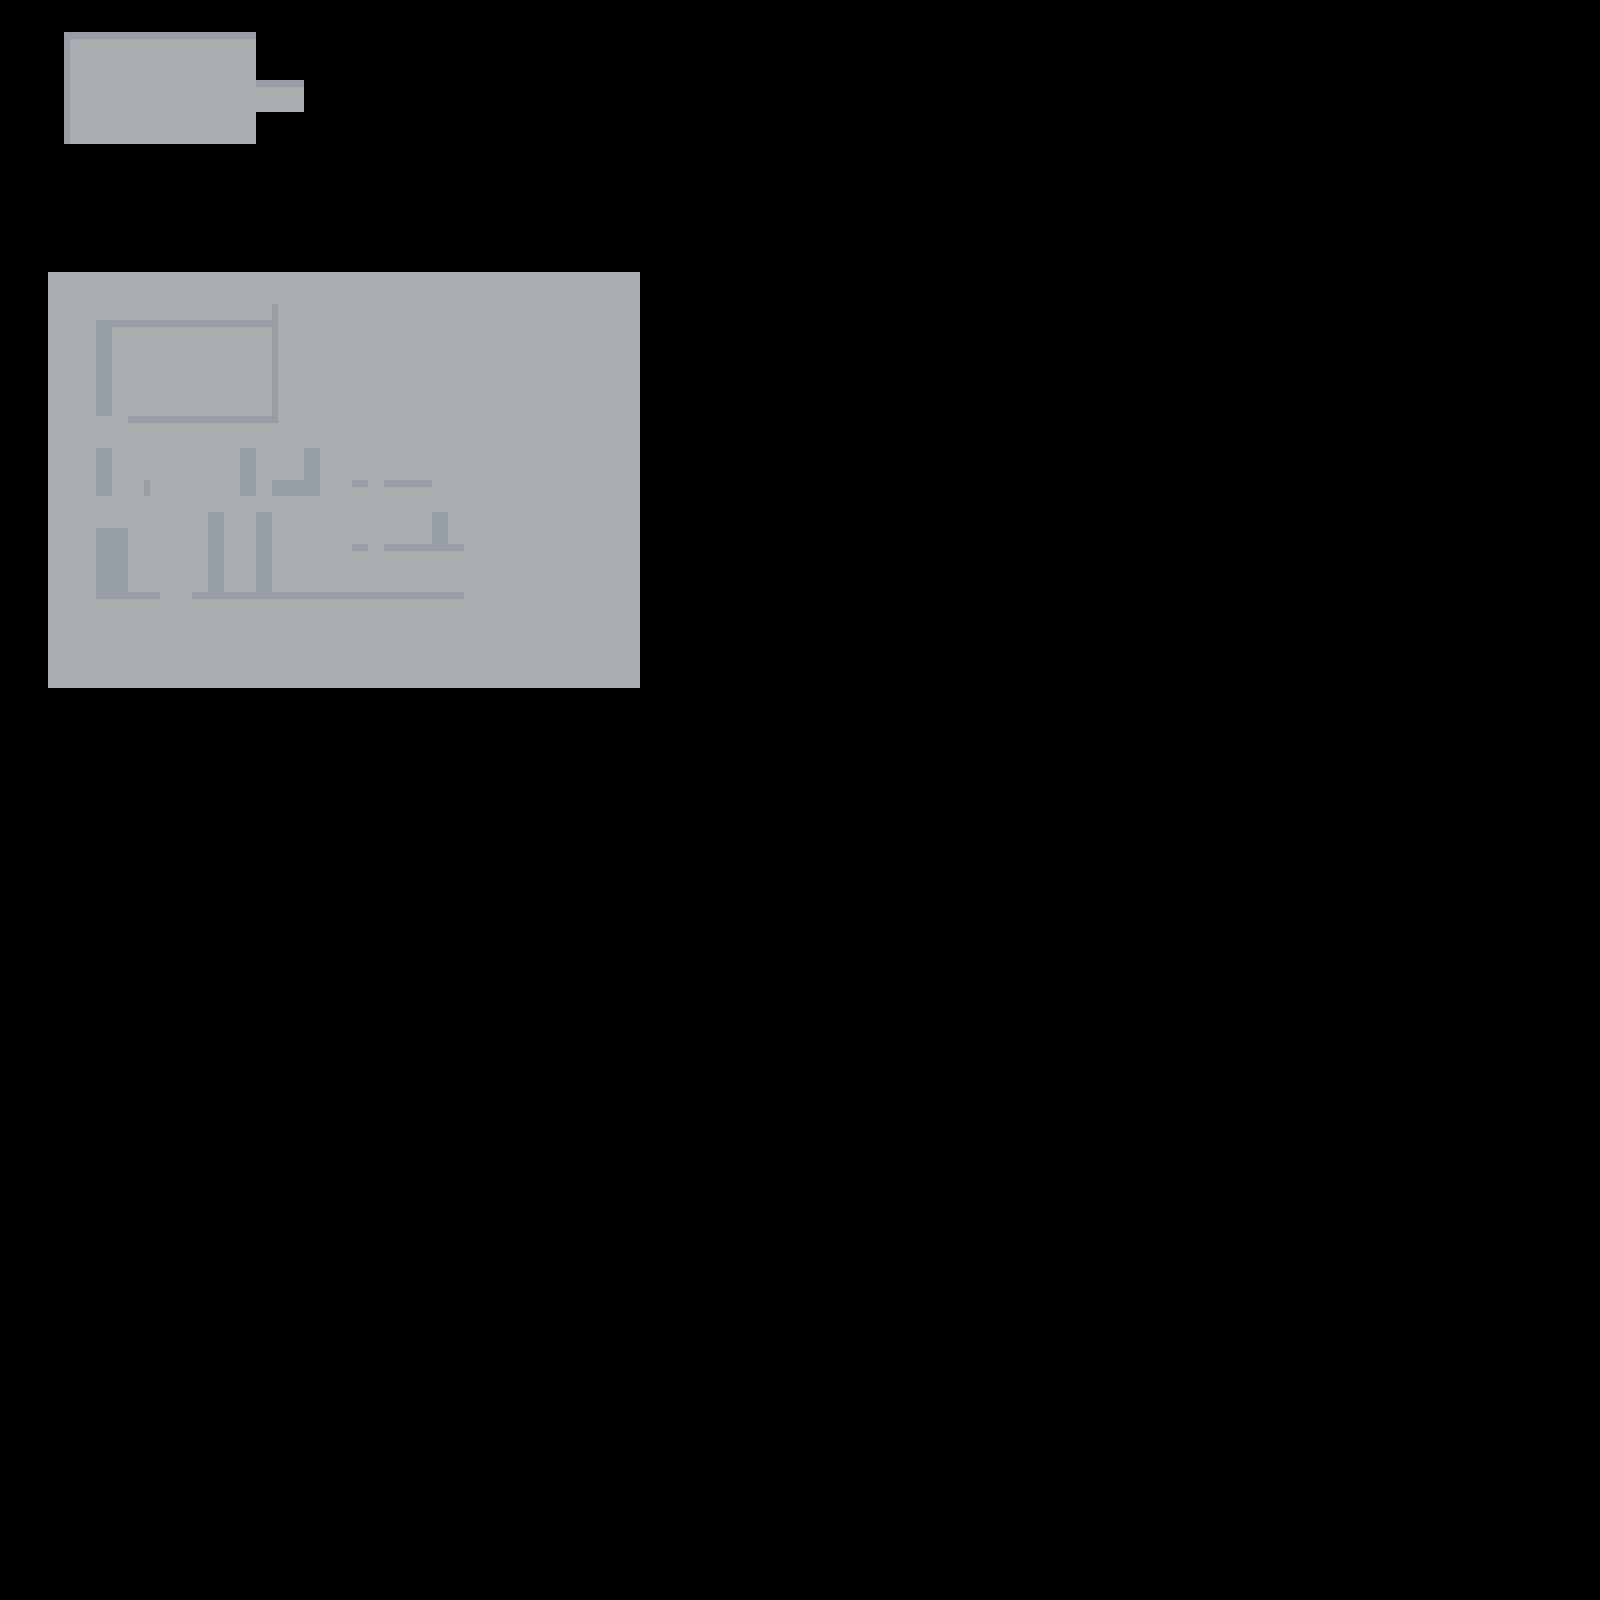

A 2D game scene composited from a Tiled map and its tileset images. What follows is a short description and the map's XML, with each tile layer's data collapsed to a summary:
An orthogonal 100x100 tile map with 16x16 px tiles, 1 tile layer (Tile_Layer_1), 16 tilesets and 162 objects (82x Furniture, 78x Wall, Player, Key).

<map version="1.10" tiledversion="1.10.2" orientation="orthogonal" renderorder="right-down" width="100" height="100" tilewidth="16" tileheight="16" infinite="0" nextlayerid="3" nextobjectid="484">
 <tileset firstgid="1" source="office_floor.tsx" />
 <tileset firstgid="7" source="border_wall.tsx" />
 <tileset firstgid="43" source="furniture_office.tsx" />
 <tileset firstgid="75" source="desk_1.tsx" />
 <tileset firstgid="76" source="icon.tsx" />
 <tileset firstgid="77" source="couch_2_Right.tsx" />
 <tileset firstgid="78" source="extended_desk.tsx" />
 <tileset firstgid="79" source="book_self_1.tsx" />
 <tileset firstgid="80" source="painting_2.tsx" />
 <tileset firstgid="81" source="wall_office.tsx" />
 <tileset firstgid="91" source="desk_2.tsx" />
 <tileset firstgid="92" source="extend_desk_2.tsx" />
 <tileset firstgid="93" source="desk_3.tsx" />
 <tileset firstgid="94" source="desk_4.tsx" />
 <tileset firstgid="95" source="desk_5.tsx" />
 <tileset firstgid="96" source="computer_1.tsx" />
 <layer id="1" name="Tile_Layer_1" width="100" height="100">
  <data>[10000 cells, 1052 non-empty, 6 distinct tile ids]</data>
 </layer>
 <objectgroup id="2" name="object_layer_1">
  <object id="20" name="border_wall_1" type="Wall" gid="7" x="48" y="16" width="16" height="16">
   <properties>
    <property name="hb" type="int" value="16" />
    <property name="offx" type="int" value="9" />
    <property name="offy" type="int" value="0" />
    <property name="wb" type="int" value="7" />
   </properties>
  </object>
  <object id="21" name="border_wall_10" type="Wall" gid="16" x="48" y="32" width="16" height="16">
   <properties>
    <property name="hb" type="int" value="16" />
    <property name="offx" type="int" value="9" />
    <property name="offy" type="int" value="0" />
    <property name="wb" type="int" value="7" />
   </properties>
  </object>
  <object id="22" name="border_wall_10" type="Wall" gid="16" x="48" y="48" width="16" height="16">
   <properties>
    <property name="hb" type="int" value="16" />
    <property name="offx" type="int" value="9" />
    <property name="offy" type="int" value="0" />
    <property name="wb" type="int" value="7" />
   </properties>
  </object>
  <object id="23" name="border_wall_10" type="Wall" gid="16" x="48" y="64" width="16" height="16">
   <properties>
    <property name="hb" type="int" value="16" />
    <property name="offx" type="int" value="9" />
    <property name="offy" type="int" value="0" />
    <property name="wb" type="int" value="7" />
   </properties>
  </object>
  <object id="24" name="border_wall_10" type="Wall" gid="16" x="48" y="80" width="16" height="16">
   <properties>
    <property name="hb" type="int" value="16" />
    <property name="offx" type="int" value="9" />
    <property name="offy" type="int" value="0" />
    <property name="wb" type="int" value="7" />
   </properties>
  </object>
  <object id="25" name="border_wall_10" type="Wall" gid="16" x="48" y="96" width="16" height="16">
   <properties>
    <property name="hb" type="int" value="16" />
    <property name="offx" type="int" value="9" />
    <property name="offy" type="int" value="0" />
    <property name="wb" type="int" value="7" />
   </properties>
  </object>
  <object id="26" name="border_wall_10" type="Wall" gid="16" x="48" y="112" width="16" height="16">
   <properties>
    <property name="hb" type="int" value="16" />
    <property name="offx" type="int" value="9" />
    <property name="offy" type="int" value="0" />
    <property name="wb" type="int" value="7" />
   </properties>
  </object>
  <object id="27" name="border_wall_10" type="Wall" gid="16" x="48" y="128" width="16" height="16">
   <properties>
    <property name="hb" type="int" value="16" />
    <property name="offx" type="int" value="9" />
    <property name="offy" type="int" value="0" />
    <property name="wb" type="int" value="7" />
   </properties>
  </object>
  <object id="28" name="border_wall_10" type="Wall" gid="16" x="48" y="144" width="16" height="16">
   <properties>
    <property name="hb" type="int" value="16" />
    <property name="offx" type="int" value="9" />
    <property name="offy" type="int" value="0" />
    <property name="wb" type="int" value="7" />
   </properties>
  </object>
  <object id="48" name="border_wall_19" type="Wall" gid="25" x="48" y="160" width="16" height="16">
   <properties>
    <property name="hb" type="int" value="6" />
    <property name="offx" type="int" value="9" />
    <property name="offy" type="int" value="0" />
    <property name="wb" type="int" value="7" />
   </properties>
  </object>
  <object id="50" name="border_wall_20" type="Wall" gid="26" x="191" y="193.125" width="16" height="16">
   <properties>
    <property name="hb" type="int" value="7" />
    <property name="offx" type="int" value="0" />
    <property name="offy" type="int" value="0" />
    <property name="wb" type="int" value="16" />
   </properties>
  </object>
  <object id="51" name="border_wall_20" type="Wall" gid="26" x="160" y="160" width="16" height="16">
   <properties>
    <property name="hb" type="int" value="7" />
    <property name="offx" type="int" value="0" />
    <property name="offy" type="int" value="0" />
    <property name="wb" type="int" value="16" />
   </properties>
  </object>
  <object id="52" name="border_wall_20" type="Wall" gid="26" x="176" y="160" width="16" height="16">
   <properties>
    <property name="hb" type="int" value="7" />
    <property name="offx" type="int" value="0" />
    <property name="offy" type="int" value="0" />
    <property name="wb" type="int" value="16" />
   </properties>
  </object>
  <object id="53" name="border_wall_20" type="Wall" gid="26" x="192" y="160" width="16" height="16">
   <properties>
    <property name="hb" type="int" value="7" />
    <property name="offx" type="int" value="0" />
    <property name="offy" type="int" value="0" />
    <property name="wb" type="int" value="16" />
   </properties>
  </object>
  <object id="54" name="border_wall_20" type="Wall" gid="26" x="208" y="160" width="16" height="16">
   <properties>
    <property name="hb" type="int" value="7" />
    <property name="offx" type="int" value="0" />
    <property name="offy" type="int" value="0" />
    <property name="wb" type="int" value="16" />
   </properties>
  </object>
  <object id="55" name="border_wall_20" type="Wall" gid="26" x="224" y="160" width="16" height="16">
   <properties>
    <property name="hb" type="int" value="7" />
    <property name="offx" type="int" value="0" />
    <property name="offy" type="int" value="0" />
    <property name="wb" type="int" value="16" />
   </properties>
  </object>
  <object id="56" name="border_wall_20" type="Wall" gid="26" x="240" y="160" width="16" height="16">
   <properties>
    <property name="hb" type="int" value="7" />
    <property name="offx" type="int" value="0" />
    <property name="offy" type="int" value="0" />
    <property name="wb" type="int" value="16" />
   </properties>
  </object>
  <object id="57" name="border_wall_20" type="Wall" gid="26" x="128" y="160" width="16" height="16">
   <properties>
    <property name="hb" type="int" value="7" />
    <property name="offx" type="int" value="0" />
    <property name="offy" type="int" value="0" />
    <property name="wb" type="int" value="16" />
   </properties>
  </object>
  <object id="58" name="border_wall_20" type="Wall" gid="26" x="112" y="160" width="16" height="16">
   <properties>
    <property name="hb" type="int" value="7" />
    <property name="offx" type="int" value="0" />
    <property name="offy" type="int" value="0" />
    <property name="wb" type="int" value="16" />
   </properties>
  </object>
  </objectgroup>
</map>
<!-- 143 of 162 objects omitted -->
